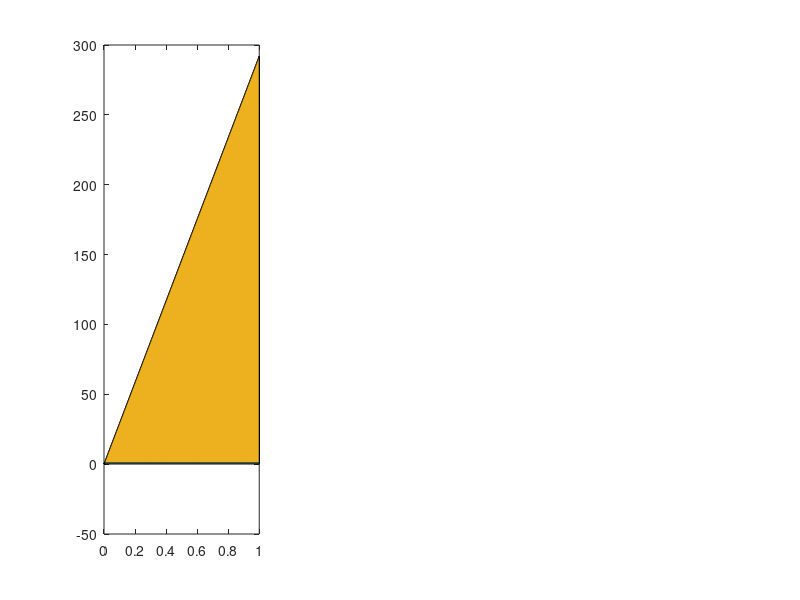

This chart was generated by the following MATLAB code: (Note: this script raises an error after producing the figure.)
close all 
clear all
idx = 1;

isolation_efficiency = 0.25:0.05:0.75;
%isolation_efficiency = 0.25:0.25:0.75;
%shield_level = 1;
shield_level = 2:1:5;
%shield_level = 2:1:2;
load('ga_line_params_constrained_no_intercept_latest.mat')
%load('ga_line_params_constrained_no_intercept_no_shield.mat')
parsM.cB = 5;
% x_f_test = x_f_grid;
% x_f_test(2,1,:) = (x_f_grid(1,1,:)+x_f_grid(3,1,:))/2;
% x_f_test(5,1,:) = (x_f_grid(4,1,:)+x_f_grid(7,1,:))/2;
% x_f_test(6,1,:) = (x_f_grid(4,1,:)+x_f_grid(7,1,:))/2;


set(0,'DefaultAxesTitleFontWeight','normal');

file_idx = [1,4,21,24,41,44];
%file_idx = [1,21,41,4,24,44];
%file_idx = [101,102,103];

for i = 1:5:length(isolation_efficiency)
    c_min = (1-isolation_efficiency(i))*parsM.cB;
    figure;
    subplot(1,3,1)
    %% draw dividing lines and color grey
    m_upper = x_f(i,1,1);
    m_lower = x_f(i,4,1);
    c = -0.001;    
    x_val = 0:0.001:1;
    y_val_line_upper = x_val*m_upper+c/1e6;
    y_val_line_lower = x_val*m_lower+c/1e6;
    y_val_top = ones(1,length(x_val)) - y_val_line_upper;
    y_val_mid = y_val_line_upper - y_val_line_lower;
    parsM.cB = 5;
    y_merged = [y_val_line_lower' y_val_mid' y_val_top'];
    h = area(x_val,y_merged);
    h(3).FaceColor = [1 1 1];
    h(2).FaceColor = [0.75 0.75 0.75];
    h(1).FaceColor = [0.5 0.5 0.5]; hold on;
%     h(1).HandleVisibility = 'off';
%     h(2).HandleVisibility = 'off';
%     h(3).HandleVisibility = 'off';

%% different shielding levels 
    for j = 1:3:length(shield_level)
        c_max = shield_level(j)*parsM.cB;
        
        matFileName = sprintf('heuristic_applied_grid_%d.mat', file_idx(idx));
        applied_result(j) = load(matFileName);
        if j == 1 
            R_max = max(applied_result(j).state_sol_heuristic(:,5));
            I_max = max(applied_result(j).state_sol_heuristic(:,4));
        end    
        
        xlim([0 min(1e6,1.2*I_max/1e6)]);
        ylim([0 min(1e6,1.2*R_max/1e6)]);
        plot(applied_result(j).state_sol_heuristic(:,4)/1e6,...
            applied_result(j).state_sol_heuristic(:,5)/1e6, 'LineWidth', 3);
        hold on;
        plot(applied_result(j).state_sol_heuristic(end,4)/1e6,...
            applied_result(j).state_sol_heuristic(end,5)/1e6,  'dg','MarkerSize',10,...
            'MarkerEdgeColor','k','MarkerFaceColor','g', 'HandleVisibility','off');
        idx = idx+1;
    end

            
    h = legend('$$\textbf{Lockdown~(both)}$$','$$\textbf{Lockdown~(200\%)}$$', ...
            '$$\textbf{Open~(both)}$$', '$$\textbf{200\%~Shielding}$$', '$$\textbf{500\%~Shielding}$$');
        set(h,'FontName','Times New Roman','FontSize',15,'Interpreter','latex', 'Location','northeast');
        legend boxoff;
        xlabel('Infected fraction, $$I$$', 'FontName', 'Times New Roman','FontSize',15,'Interpreter','latex', 'fontweight','bold'); 
        ylabel('Recovered fraction, $$R$$', 'FontName', 'Times New Roman','FontSize',15, 'Interpreter','latex', 'fontweight','bold');
        %title_char = title(['Isolation - ',num2str(isolation_efficiency(i)*100),'%, Shielding - ',num2str(shield_level(j))]);
        %set(title_char,'FontName','Times New Roman','FontSize',16,'Interpreter','latex'
        %xticks(round(linspace(0, min(1e6,1.1*I_max/1e6), 5),4));
        %yticks(round(linspace(0, min(1e6,1.1*R_max/1e6), 5),2));

        set(gca,'TickLabelInterpreter', 'latex');
        set(gca,'FontSize',15, 'fontweight','bold'); 
        axis square; 
        
        for j = 1:2
            %% find switch time for lockdown to open
            for index = 1:length(applied_result((j-1)*3+1).u_heuristic(:,1))
                if applied_result((j-1)*3+1).u_heuristic(index,1) == 5
                    t_crit = applied_result((j-1)*3+1).state_sol_heuristic(index,1);
                    break;
                end
            end    
            %% plot this
            subplot (1,3,j+1)
            semilogy(applied_result((j-1)*3+1).state_sol_heuristic(:,1), applied_result((j-1)*3+1).state_sol_heuristic(:,4)/1e6, 'b', 'lineWidth', 2); hold on;
            semilogy(applied_result((j-1)*3+1).state_sol_heuristic(:,1), applied_result((j-1)*3+1).state_sol_heuristic(:,5)/1e6, 'm', 'lineWidth', 2); 
            xline(t_crit,'--k')
            axis square;
            %legend('infected, $$I$$','recovered, $$R$$');
            h = legend('infected, $$I$$','recovered, $$R$$');
            set(h,'FontName','Times New Roman','FontSize',12,'Interpreter','latex');
            legend boxoff;
            set(gca,'FontSize',15);
            %yticks([1e-6 1e-4 1e-2 1]); ylim([1e-6 1]); xlim([0 parsT.tf]);xticks(0:60:parsT.tf);
            set(gca,'FontSize',15);set(gca,'TickLabelInterpreter', 'latex');
            xlabel('days', 'FontName', 'Times New Roman','FontSize',15,'Interpreter','latex'); 
            ylabel('population fraction', 'FontName', 'Times New Roman','FontSize',15, 'Interpreter','latex');
            axis square; %axis tight;
        end
        
end

